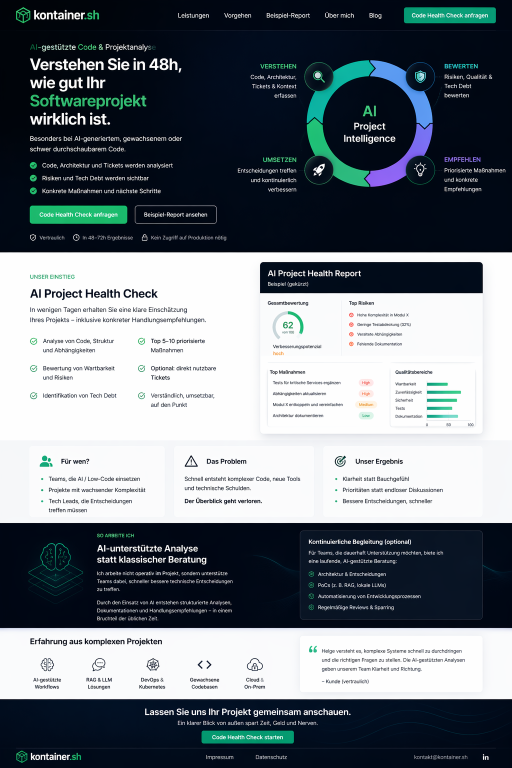
#> input picture bbb37a11-eca4-4dab-86e8-c118f56af164.png, 1024 x 1536 px (shown at 1/2 size)
$ python ocr_extract.py
#> lines starting #> are read from the running program, lines starting #| are printed output that depends on the picture
#!/usr/bin/env python3
"""Extract all text from mockup image using Tesseract OCR."""

import pytesseract
from PIL import Image, ImageFilter, ImageEnhance

img_path = "bbb37a11-eca4-4dab-86e8-c118f56af164.png"
img = Image.open(img_path)
#> img is the input picture: PIL image 1024x1536 RGB; mean R, G, B 110.9, 118.9, 125.8

# Upscale for better OCR (3x)
w, h = img.size
#> w = 1024; h = 1536
img_large = img.resize((w * 3, h * 3), Image.LANCZOS)

# Sharpen
img_sharp = img_large.filter(ImageFilter.SHARPEN)
enhancer = ImageEnhance.Contrast(img_sharp)
img_contrast = enhancer.enhance(1.5)
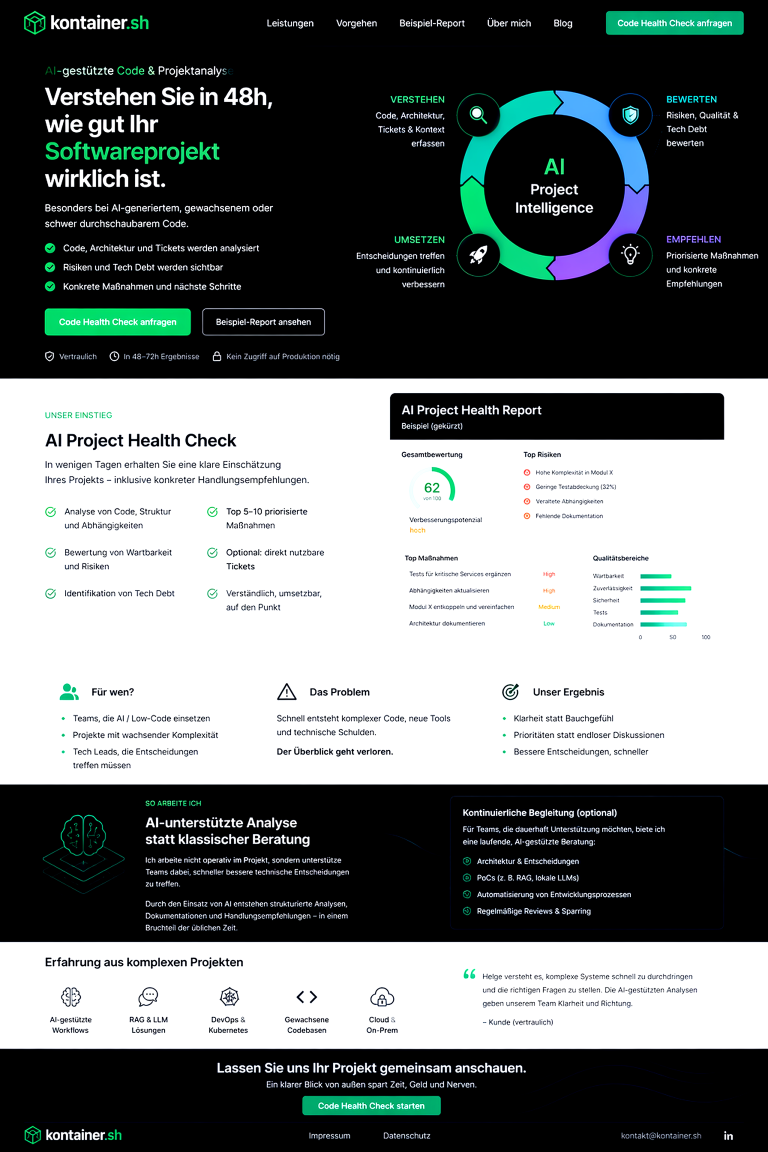
#> img_contrast: PIL image 3072x4608 RGB (shown at 1/4 size); mean R, G, B 111.6, 116.5, 116.1

# Full page OCR with German + English, preserve layout
#> (the run stopped early here; a loop or call above may not have finished)
